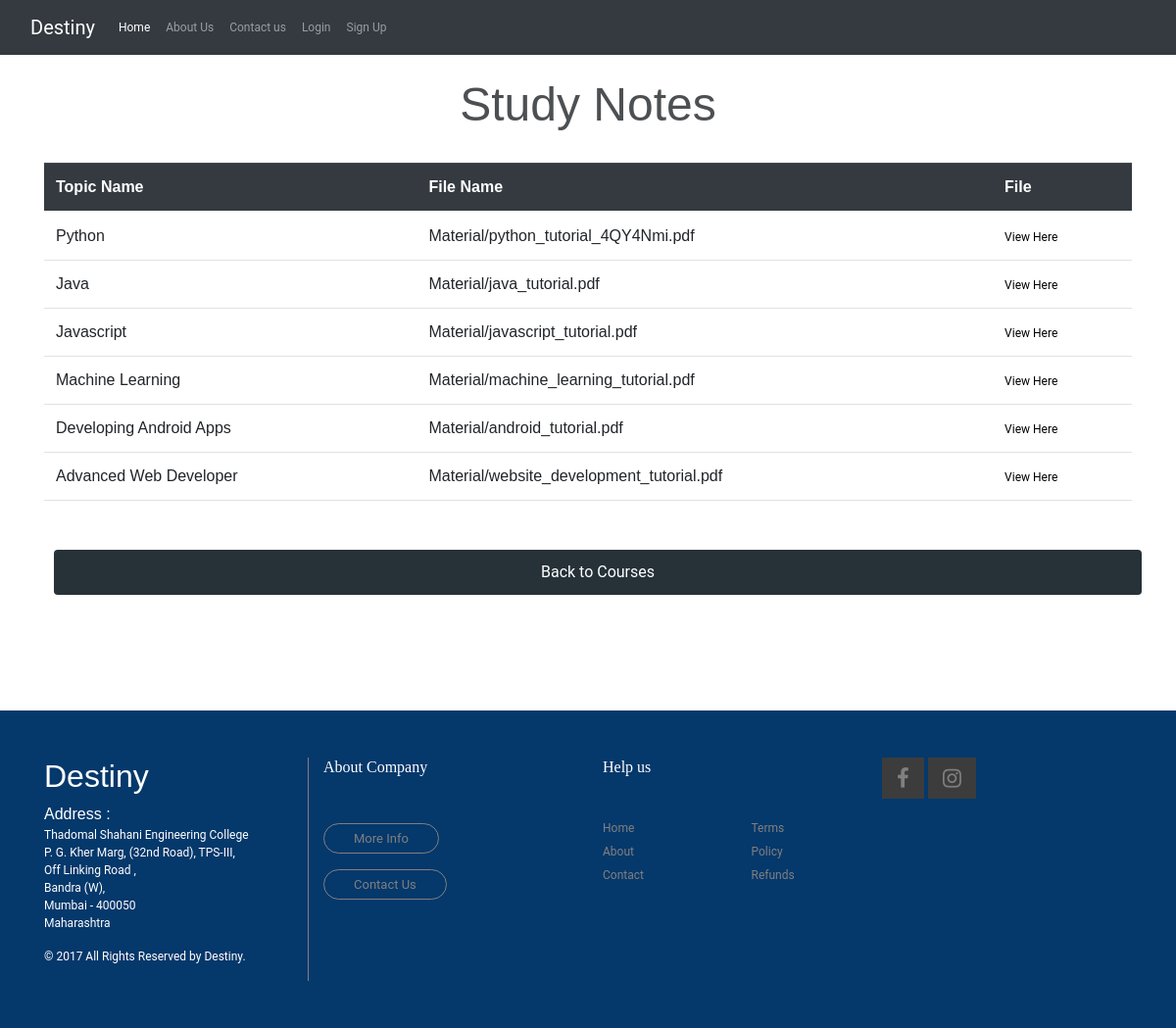
Screenshot of /resources.html with the database file from the repository.
### Home/models.py (models this page shows)
class Upload_Files(models.Model):
    topic_name = models.CharField(max_length=200)
    notes_file = models.FileField(upload_to="Material/")

### Home/views.py (the view)
# urls.py: path('resources.html', views.resources, name='resources.html'),
def resources(request):
    all_Materials = Upload_Files.objects.all()
    return render(request, 'resources.html', {"Materials": all_Materials})

### templates/resources.html (shortened to what this page needs)
{% extends 'base.html' %}
{% load static %}
{% block body %}
<head>
	<link rel="stylesheet" href="https://stackpath.bootstrapcdn.com/bootstrap/4.5.2/css/bootstrap.min.css">
	<link rel="stylesheet" href="https://cdnjs.cloudflare.com/ajax/libs/font-awesome/4.7.0/css/font-awesome.min.css">
</head>
<body>
<div class="container" id = "notes">
    <h3 class='loginHeader'>Study Notes</h3> <table class="table">
 <thead class="thead-dark">
        <th scope="col">Topic Name</th>
        <th scope="col">File Name</th>
        <th scope="col">File</th>
 </thead>
        {% for Material in Materials %}
        <tr >
            <td >{{ Material.topic_name }}</td>
            <td>{{Material.notes_file}}</td>
            <td><a href="{{Material.notes_file.url}}" type = "application/pdf" >View Here</a></td>
        </tr>
{% endfor %}
  </table>
    <br>
    <div ><a href="catalog"><button type="submit" class="btn" id="back" >Back to Courses</button></a></div><br> <br>
</div>
{% endblock body %}

### static/css/footerStyle.css (style rules this page uses)
body { font-family: 'Signika', sans-serif; }
footer p, a { font-size: 12px; font-family: 'Roboto', sans-serif; }
::placeholder { font-size: 10px; padding-left: 10px; font-style: italic; }

### templates/resources.html (style rules this page uses)
#notes { padding-bottom:5%; }
#notes h3 { text-align: center; padding:2%; }
#notes a { color: #000; }
#back { margin:10px; padding:10px; width:100%; background:#263238; color:#fff; }
.loginHeader { text-align:center; font-size:3rem; opacity: 0.8; }

### rows the page displays
Upload_Files: topic_name "Python", notes_file "Material/python_tutorial_4QY4Nmi.pdf"
Upload_Files: topic_name "Java", notes_file "Material/java_tutorial.pdf"
Upload_Files: topic_name "Javascript", notes_file "Material/javascript_tutorial.pdf"
Upload_Files: topic_name "Machine Learning", notes_file "Material/machine_learning_tutorial.pdf"
Upload_Files: topic_name "Developing Android Apps", notes_file "Material/android_tutorial.pdf"
Upload_Files: topic_name "Advanced Web Developer", notes_file "Material/website_development_tutorial.pdf"
